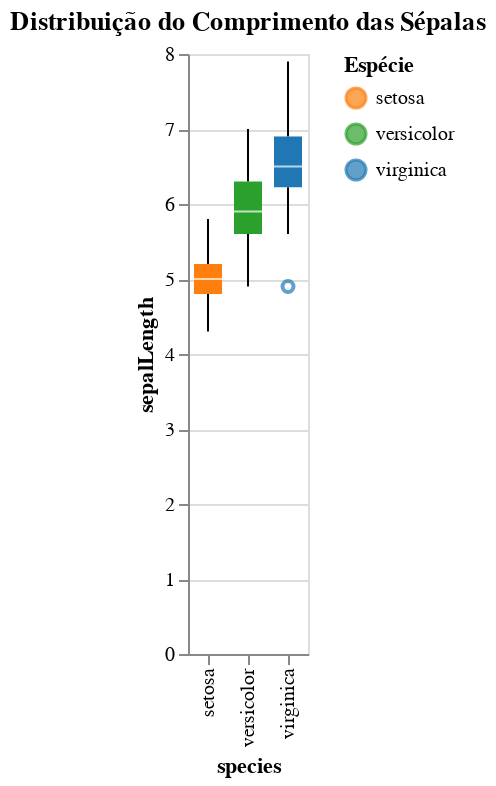
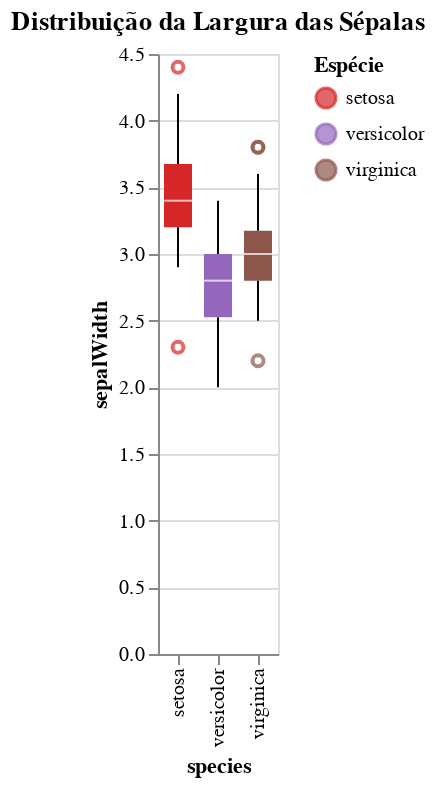
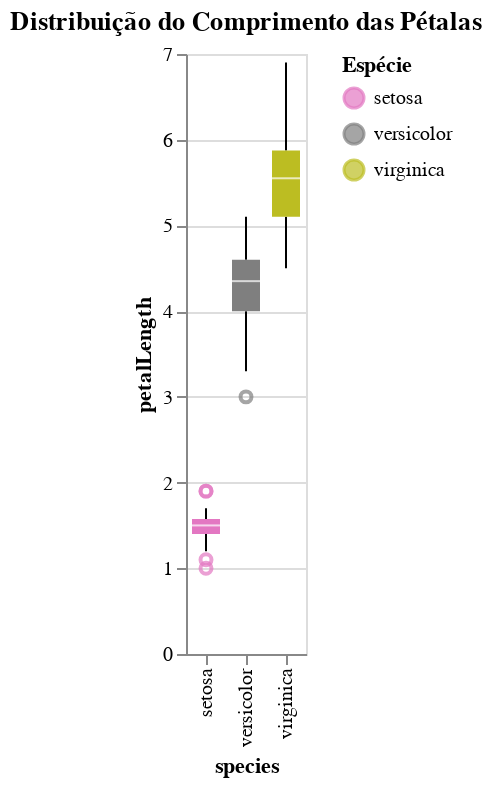
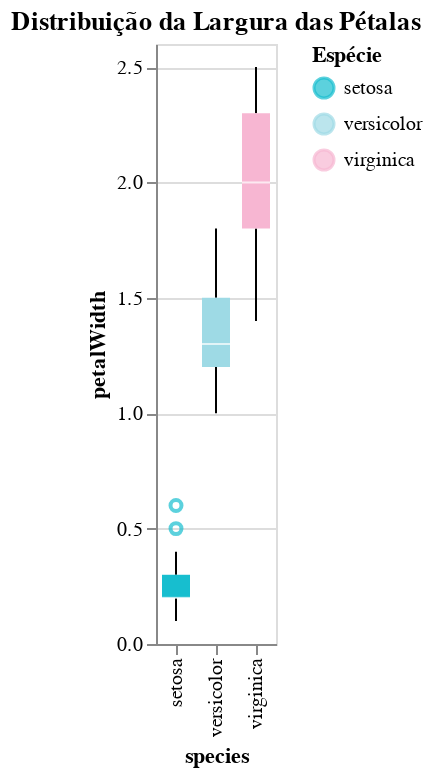

Source (notebook cell) for these figures, in order:
### Markdown cell above
**Análise Estatistica 2:** Para melhor visualização e compreensão dos dados estatisticos, utilizei o boxplot para mostrar separadamente cada informação de comprimento e largura, só que agora separadas por espécie. Passando a seta em cima de cada um obterá os dados estatisticos individuais de cada espécie. Ademais, fiz algumas manipulações em `color` fazendo abordagens que foram vistas no capítulo, cada medida possui conjunto de cores diferentes.

### Code cell
graf1 = alt.Chart(df).mark_boxplot().encode(
    x='species:N',
    y='sepalLength:Q',
    color=alt.Color('species:N', title='Espécie', scale=alt.Scale(domain=['setosa', 'versicolor', 'virginica'], range=['#ff7f0e', '#2ca02c', '#1f77b4']))
).properties(
    title='Distribuição do Comprimento das Sépalas'
)


graf2 = alt.Chart(df).mark_boxplot().encode(
    x='species:N',
    y='sepalWidth:Q',
    color=alt.Color('species:N', title='Espécie', scale=alt.Scale(domain=['setosa', 'versicolor', 'virginica'], range=['#d62728', '#9467bd', '#8c564b']))
).properties(
    title='Distribuição da Largura das Sépalas'
)

graf3 = alt.Chart(df).mark_boxplot().encode(
    x='species:N',
    y='petalLength:Q',
    color=alt.Color('species:N', title='Espécie', scale=alt.Scale(domain=['setosa', 'versicolor', 'virginica'], range=['#e377c2', '#7f7f7f', '#bcbd22']))
).properties(
    title='Distribuição do Comprimento das Pétalas'
)


graf4 = alt.Chart(df).mark_boxplot().encode(
    x='species:N',
    y='petalWidth:Q',
    color=alt.Color('species:N', title='Espécie', scale=alt.Scale(domain=['setosa', 'versicolor', 'virginica'], range=['#17becf', '#9edae5', '#f7b6d2']))
).properties(
    title='Distribuição da Largura das Pétalas'
)


graf1.show()
graf2.show()
graf3.show()
graf4.show()

### Figure 1 — Vega-Lite specification as saved in the notebook (floating-point values rounded to 4 significant figures; data arrays with more than 128 entries replaced by an {"elided": "..."} marker saying what was removed)
{"config": {"view": {"continuousWidth": 300, "continuousHeight": 300}}, "data": {"name": "data-5492ad92962bad06c6c3f4c2fd78919a"}, "mark": {"type": "boxplot"}, "encoding": {"color": {"field": "species", "scale": {"domain": ["setosa", "versicolor", "virginica"], "range": ["#ff7f0e", "#2ca02c", "#1f77b4"]}, "title": "Espécie", "type": "nominal"}, "x": {"field": "species", "type": "nominal"}, "y": {"field": "sepalLength", "type": "quantitative"}}, "title": "Distribuição do Comprimento das Sépalas", "$schema": "https://vega.github.io/schema/vega-lite/v5.20.1.json", "datasets": {"data-5492ad92962bad06c6c3f4c2fd78919a": {"elided": "150 records"}}}

### Figure 2 — Vega-Lite specification as saved in the notebook (floating-point values rounded to 4 significant figures; data arrays with more than 128 entries replaced by an {"elided": "..."} marker saying what was removed)
{"config": {"view": {"continuousWidth": 300, "continuousHeight": 300}}, "data": {"name": "data-5492ad92962bad06c6c3f4c2fd78919a"}, "mark": {"type": "boxplot"}, "encoding": {"color": {"field": "species", "scale": {"domain": ["setosa", "versicolor", "virginica"], "range": ["#d62728", "#9467bd", "#8c564b"]}, "title": "Espécie", "type": "nominal"}, "x": {"field": "species", "type": "nominal"}, "y": {"field": "sepalWidth", "type": "quantitative"}}, "title": "Distribuição da Largura das Sépalas", "$schema": "https://vega.github.io/schema/vega-lite/v5.20.1.json", "datasets": {"data-5492ad92962bad06c6c3f4c2fd78919a": {"elided": "150 records"}}}

### Figure 3 — Vega-Lite specification as saved in the notebook (floating-point values rounded to 4 significant figures; data arrays with more than 128 entries replaced by an {"elided": "..."} marker saying what was removed)
{"config": {"view": {"continuousWidth": 300, "continuousHeight": 300}}, "data": {"name": "data-5492ad92962bad06c6c3f4c2fd78919a"}, "mark": {"type": "boxplot"}, "encoding": {"color": {"field": "species", "scale": {"domain": ["setosa", "versicolor", "virginica"], "range": ["#e377c2", "#7f7f7f", "#bcbd22"]}, "title": "Espécie", "type": "nominal"}, "x": {"field": "species", "type": "nominal"}, "y": {"field": "petalLength", "type": "quantitative"}}, "title": "Distribuição do Comprimento das Pétalas", "$schema": "https://vega.github.io/schema/vega-lite/v5.20.1.json", "datasets": {"data-5492ad92962bad06c6c3f4c2fd78919a": {"elided": "150 records"}}}

### Figure 4 — Vega-Lite specification as saved in the notebook (floating-point values rounded to 4 significant figures; data arrays with more than 128 entries replaced by an {"elided": "..."} marker saying what was removed)
{"config": {"view": {"continuousWidth": 300, "continuousHeight": 300}}, "data": {"name": "data-5492ad92962bad06c6c3f4c2fd78919a"}, "mark": {"type": "boxplot"}, "encoding": {"color": {"field": "species", "scale": {"domain": ["setosa", "versicolor", "virginica"], "range": ["#17becf", "#9edae5", "#f7b6d2"]}, "title": "Espécie", "type": "nominal"}, "x": {"field": "species", "type": "nominal"}, "y": {"field": "petalWidth", "type": "quantitative"}}, "title": "Distribuição da Largura das Pétalas", "$schema": "https://vega.github.io/schema/vega-lite/v5.20.1.json", "datasets": {"data-5492ad92962bad06c6c3f4c2fd78919a": {"elided": "150 records"}}}
